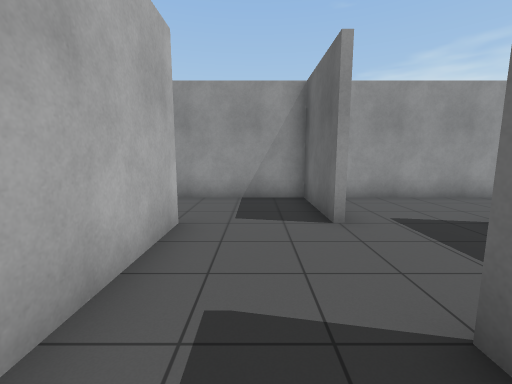
view 1 (above)

19 first-person views from a walk through a Gazebo world. The camera is 1.2 m above the floor, tilts 8° down and sees 90° across. The floor is counted in squares, 1 m on a side. Each view is taken from the middle of a square. On the plan, view 1 faces up. The plan holds only what a view shows up to about 12 squares ahead; the rest is blank. Simple shapes stand in for some stock models.

view 2
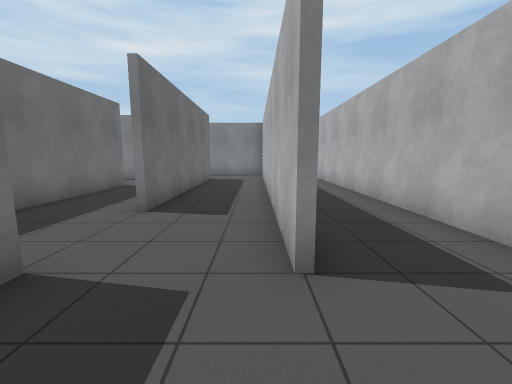

view 3
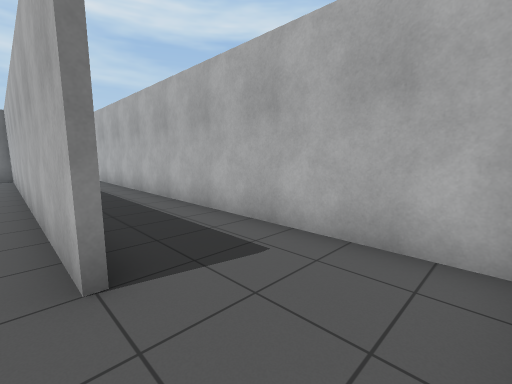

view 4
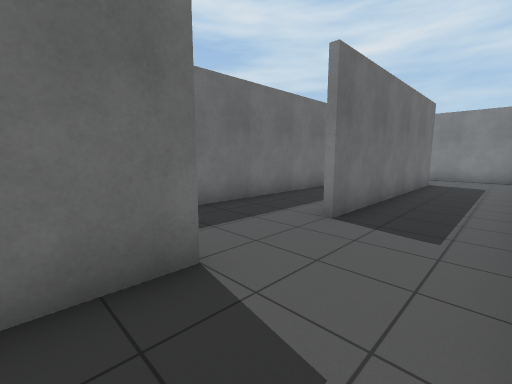

view 5
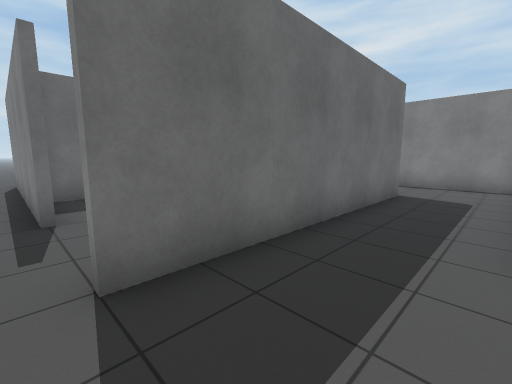

view 6
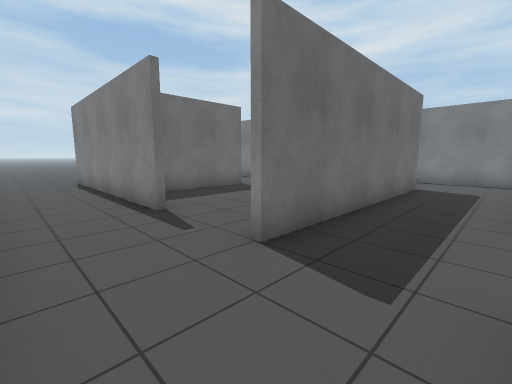

view 7
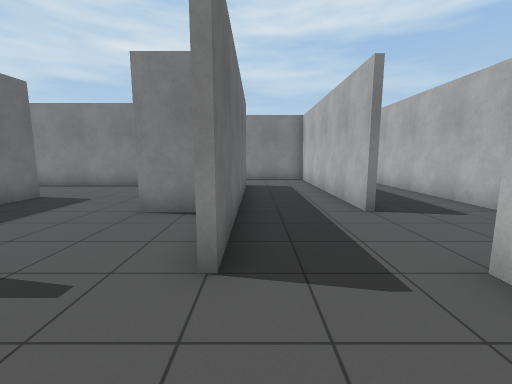

view 8
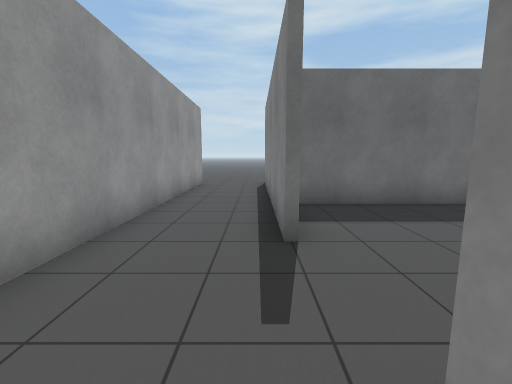

view 9
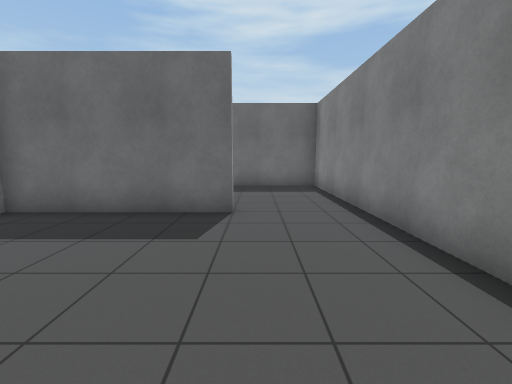

view 10
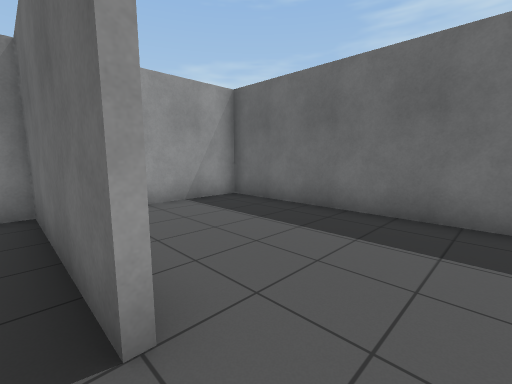

view 11
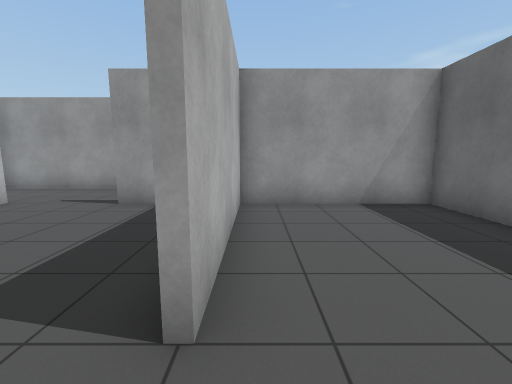

view 12
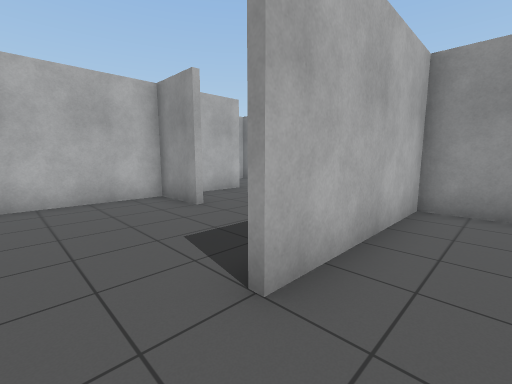

view 13
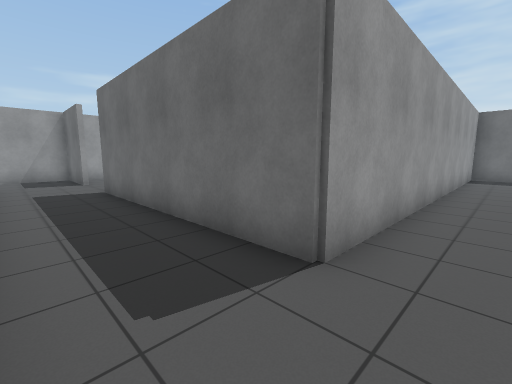

view 14
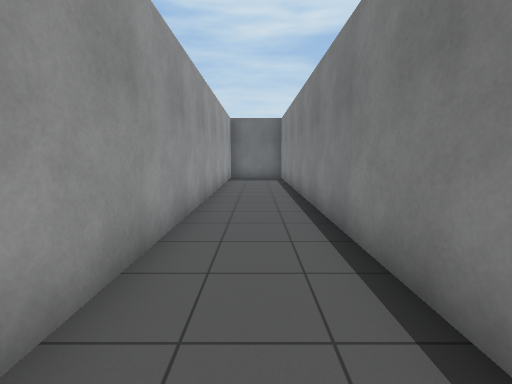

view 15
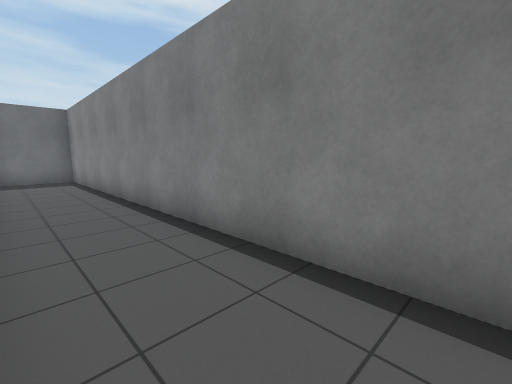

view 16
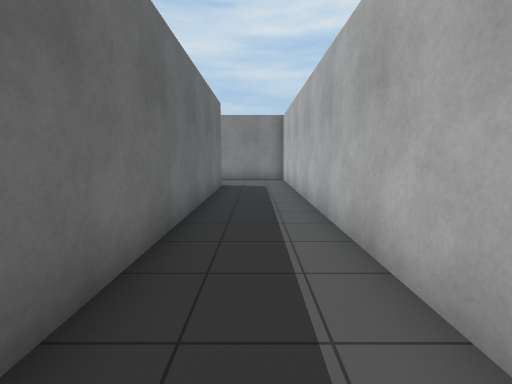

view 17
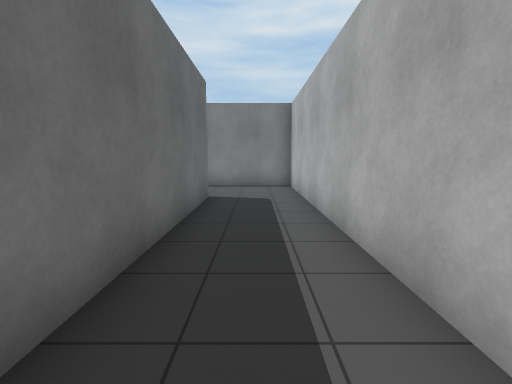

view 18
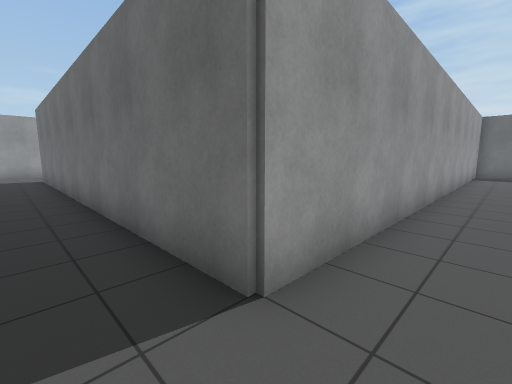

view 19
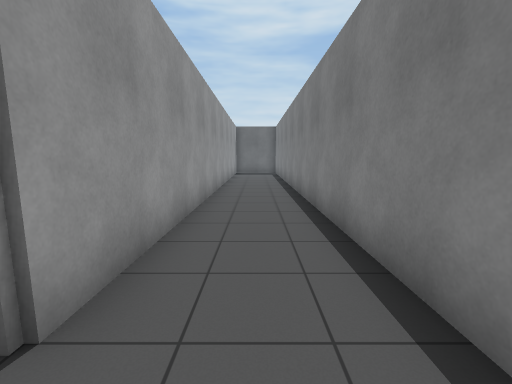

### Floor plan
Ten units are one square. View 1 is at (0, 0); x grows to the right and y downward. Boxes are objects, and circles mark ways between rooms. Rooms are numbered by the first view taken in them; rooms with no view inside come last. Other rooms are left out.
<svg viewBox="-49 -79 214 208">
<path fill="none" stroke="#000" d="M44 36 44 -45M16 -16 16 50M52 -16 65 -16M19 64 52 64M14 -44 14 -74 -24 -74M46 -46 46 -28M74 -45 155 -45M-14 -46 -14 94 154 94 154 69M-44 -71 -44 124 91 124M128 96 -16 96 -16 -45M148 66 14 66 14 -15M155 -74 18 -74M66 -14 46 -14 46 21M72 34 94 34M104 6 104 -45M100 -44 75 -44M106 -45 106 5M94 34 154 34 154 -44 100 -44"/>
<circle cx="70" cy="-30" r="3" fill="#2a7"/>
<circle cx="100" cy="15" r="3" fill="#2a7"/>
<text x="30" y="20">1</text>
<text x="70" y="0">2</text>
<text x="120" y="-10">3</text>
</svg>
Room 1 opens to room 2. Room 2 opens to room 3.

Where each view was taken, in squares from view 1:
view 1: 0 up, 0 right, facing up
view 2: 7 up, 1 left, facing down
view 3: 7 up, 1 left, facing down-left
view 4: 6 up, 1 left, facing down-right
view 5: 5 up, 2 right, facing down-right
view 6: 7 up, 2 right, facing down-right
view 7: 7 up, 4 right, facing down
view 8: 5 up, 4 right, facing right
view 9: 1 down, 5 right, facing right
view 10: 2 down, 10 right, facing up-right
view 11: 2 down, 11 right, facing up
view 12: 2 down, 12 right, facing up-left
view 13: 8 down, 1 left, facing up-right
view 14: 8 down, 1 right, facing right
view 15: 7 down, 1 right, facing down-right
view 16: 1 up, 3 left, facing down
view 17: 2 down, 3 left, facing down
view 18: 11 down, 3 left, facing up-right
view 19: 11 down, 3 left, facing right
